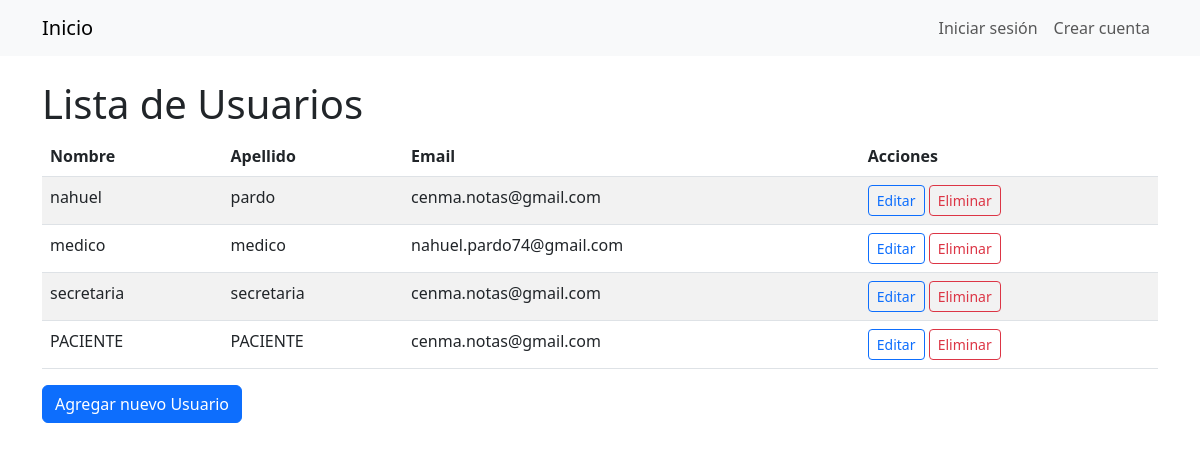
/usuarios/, run on an earlier commit of the app's database.
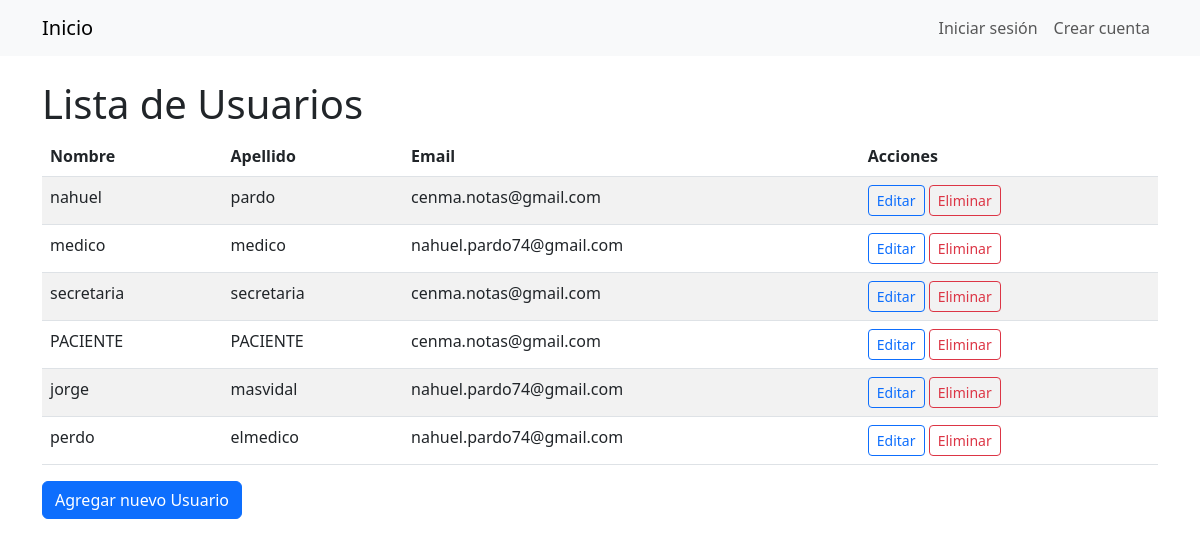
And on a later commit of the database.
### Gestion/models/usuario.py (models this page shows, shortened)
class Usuario(AbstractBaseUser):
    dni = models.IntegerField(unique=True)
    nombre = models.CharField(max_length=30)
    apellido = models.CharField(max_length=30)
    email = models.EmailField(max_length=60)
    telefono = models.CharField(max_length=12)
    is_active = models.BooleanField(default=True)
    is_staff = models.BooleanField(default=False)
    is_superuser = models.BooleanField(default=False)
    groups = models.ManyToManyField(
        Group,
        verbose_name='grupos',
        blank=True,
        help_text='Los grupos a los que pertenece el usuario.',
        related_name='user_set'
    )
    user_permissions = models.ManyToManyField(
        Permission,
        verbose_name='permisos',
        blank=True,
        help_text='Permisos específicos para este usuario.',
        related_name='user_set'
    )
    USERNAME_FIELD = 'dni'
    REQUIRED_FIELDS = ['nombre', 'apellido', 'email', 'telefono']
    objects = UsuarioManager()

### Gestion/views.py (the view)
# urls.py: path('usuarios/', views.UsuarioListView.as_view(), name='usuario_list'),
class UsuarioListView(generic.ListView):
    model = Usuario
    template_name = 'usuario/usuario_list.html'

### Gestion/templates/usuario/usuario_list.html
{% extends 'base.html' %}
{% block content %}
  <h1>Lista de Usuarios</h1>
  <table class="table table-striped">
    <thead>
      <tr>
        <th scope="col">Nombre</th>
        <th scope="col">Apellido</th>
        <th scope="col">Email</th>
        <th scope="col">Acciones</th>
      </tr>
    </thead>
    <tbody>
      {% for usuario in object_list %}
        <tr>
          <td>{{ usuario.nombre }}</td>
          <td>{{ usuario.apellido }}</td>
          <td>{{ usuario.email }}</td>
          <td>
            <a href="{% url 'usuario_update' usuario.pk %}" class="btn btn-sm btn-outline-primary">Editar</a>
            <a href="{% url 'usuario_delete' usuario.pk %}" class="btn btn-sm btn-outline-danger">Eliminar</a>
          </td>
        </tr>
      {% endfor %}
    </tbody>
  </table>
  <a href="{% url 'usuario_create' %}" class="btn btn-primary">Agregar nuevo Usuario</a>
{% endblock %}

### Gestion/templates/base.html (shortened to what this page needs)
{% load static %}
<!DOCTYPE html>
<html lang="es">
<head>
    <link href="https://cdn.jsdelivr.net/npm/bootstrap@5.3.0-alpha1/dist/css/bootstrap.min.css" rel="stylesheet">
</head>
<body>
<nav class="navbar navbar-expand-lg navbar-light bg-light">
  <div class="container">
    <a class="navbar-brand" href="{% url 'home' %}">Inicio</a>
    <div class="collapse navbar-collapse" id="navbarSupportedContent">
      <ul class="navbar-nav ms-auto mb-2 mb-lg-0">
        {% if user.is_authenticated %}
          <li class="nav-item">
            <span class="nav-link">{{ user.get_full_name }}</span>
          </li>
          <li class="nav-item">
            <span class="nav-link">{{ user.groups.first.name }}</span>
          </li>
          <li class="nav-item">
            <a class="nav-link text-danger " href="{% url 'logout' %}">Cerrar sesión</a>
          </li>
        {% else %}
          <li class="nav-item">
            <a class="nav-link" href="{% url 'login' %}">Iniciar sesión</a>
          </li>
          <li class="nav-item">
            <a class="nav-link" href="{% url 'paciente_create' %}">Crear cuenta</a>
          </li>
        {% endif %}
      </ul>
    </div>
  </div>
</nav>
<div class="container mt-4">
  {% block content %}
  {% endblock %}
</div>
</body>
</html>

What changed in the data, as far as the page shows it:
added Usuario: nombre "jorge", apellido "masvidal", email "nahuel.pardo74@gmail.com"
added Usuario: nombre "perdo", apellido "elmedico", email "nahuel.pardo74@gmail.com"
